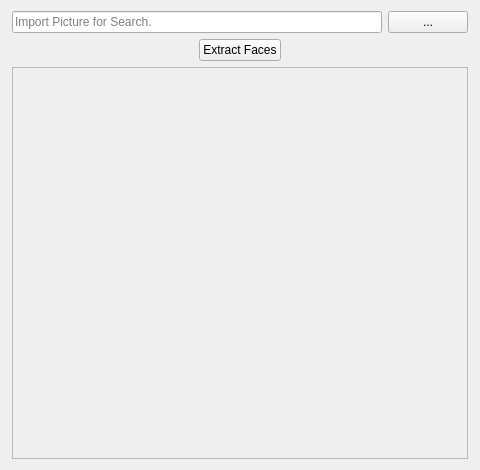
<?xml version="1.0" encoding="UTF-8"?>
<ui version="4.0">
 <class>recognize_face</class>
 <widget class="QWidget" name="recognize_face">
  <property name="windowModality">
   <enum>Qt::ApplicationModal</enum>
  </property>
  <property name="geometry">
   <rect>
    <x>0</x>
    <y>0</y>
    <width>480</width>
    <height>470</height>
   </rect>
  </property>
  <property name="minimumSize">
   <size>
    <width>480</width>
    <height>470</height>
   </size>
  </property>
  <property name="maximumSize">
   <size>
    <width>480</width>
    <height>470</height>
   </size>
  </property>
  <property name="windowTitle">
   <string>Form</string>
  </property>
  <layout class="QHBoxLayout" name="horizontalLayout_3">
   <property name="leftMargin">
    <number>12</number>
   </property>
   <property name="rightMargin">
    <number>12</number>
   </property>
   <property name="bottomMargin">
    <number>11</number>
   </property>
   <item>
    <layout class="QVBoxLayout" name="verticalLayout">
     <item>
      <layout class="QHBoxLayout" name="horizontalLayout">
       <item>
        <widget class="QLineEdit" name="lineEdit_source_path">
         <property name="focusPolicy">
          <enum>Qt::NoFocus</enum>
         </property>
         <property name="placeholderText">
          <string>Import Picture for Search.</string>
         </property>
        </widget>
       </item>
       <item>
        <widget class="QPushButton" name="pushButton_import">
         <property name="text">
          <string>...</string>
         </property>
        </widget>
       </item>
      </layout>
     </item>
     <item>
      <layout class="QHBoxLayout" name="horizontalLayout_2">
       <item>
        <spacer name="horizontalSpacer">
         <property name="orientation">
          <enum>Qt::Horizontal</enum>
         </property>
         <property name="sizeHint" stdset="0">
          <size>
           <width>40</width>
           <height>20</height>
          </size>
         </property>
        </spacer>
       </item>
       <item>
        <widget class="QPushButton" name="pushButton_crop_faces">
         <property name="text">
          <string>Extract Faces</string>
         </property>
        </widget>
       </item>
       <item>
        <spacer name="horizontalSpacer_2">
         <property name="orientation">
          <enum>Qt::Horizontal</enum>
         </property>
         <property name="sizeHint" stdset="0">
          <size>
           <width>40</width>
           <height>20</height>
          </size>
         </property>
        </spacer>
       </item>
      </layout>
     </item>
     <item>
      <widget class="QFrame" name="frame_crop_faces_window">
       <property name="minimumSize">
        <size>
         <width>0</width>
         <height>300</height>
        </size>
       </property>
       <property name="frameShape">
        <enum>QFrame::StyledPanel</enum>
       </property>
       <property name="frameShadow">
        <enum>QFrame::Raised</enum>
       </property>
       <property name="lineWidth">
        <number>1</number>
       </property>
      </widget>
     </item>
    </layout>
   </item>
  </layout>
 </widget>
 <resources/>
 <connections/>
</ui>
